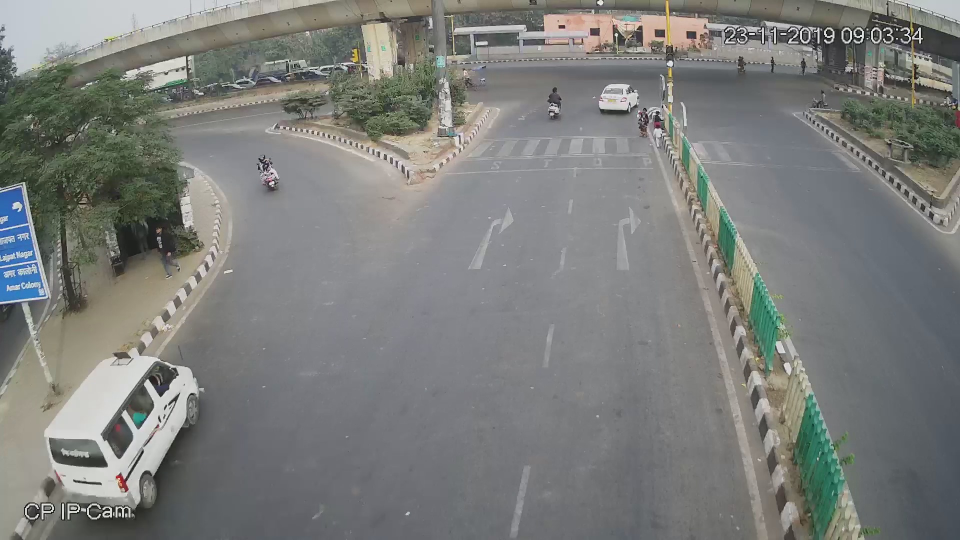
//> input picture requiredimage.jpg, 1920 x 1080 px (shown at 1/2 size)
$ ./method4 100   (built with g++ and OpenCV 4)
//> lines starting //> are read from the running program, lines starting //| are printed output that depends on the picture; pictures that were not available may be replaced by others from this repository, and a replacement may not be noted
#include "opencv2/opencv.hpp"
#include <iostream>
#include <opencv2/highgui/highgui.hpp>
#include <opencv2/imgproc/imgproc.hpp>
#include <opencv2/core/core.hpp>
#include <chrono>
#include <algorithm>
#include <vector>
#include <pthread.h>
#include <cstdlib>
#include <string>
#include <fstream>
#include <mutex>
using namespace std;
using namespace cv;
using namespace std::chrono;
int x ;		//no.of threads
vector<int> queoriginal;
int quemodified[5737];
int arr[100];
struct thread_data {
	int id;
	Mat	im1;
	Mat im2;
};

Mat convertimg(Mat input_img)
{
    Mat gray_img;
    cvtColor(input_img, gray_img, COLOR_BGR2GRAY);
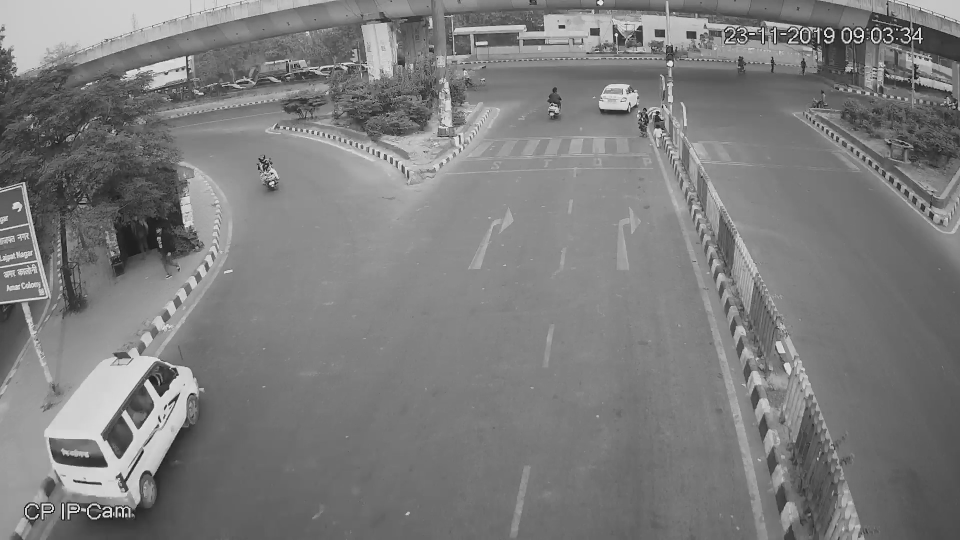
//> gray_img: 1080 rows x 1920 cols, CV_8UC1 (shown at 1/2 size); min 1, max 255, mean 124.6

    vector<Point2f> inputpts;
    inputpts.push_back(Point2f(976, 232));
    inputpts.push_back(Point2f(352, 976));
    inputpts.push_back(Point2f(1520, 1056));
    inputpts.push_back(Point2f(1264, 224));

    vector<Point2f> reqplanepts;
    reqplanepts.push_back(Point2f(472, 52));
    reqplanepts.push_back(Point2f(472, 832));
    reqplanepts.push_back(Point2f(800, 832));
    reqplanepts.push_back(Point2f(800, 52));

    Mat H = findHomography(inputpts, reqplanepts);
    Mat wrap_img;
    warpPerspective(gray_img, wrap_img, H, gray_img.size());
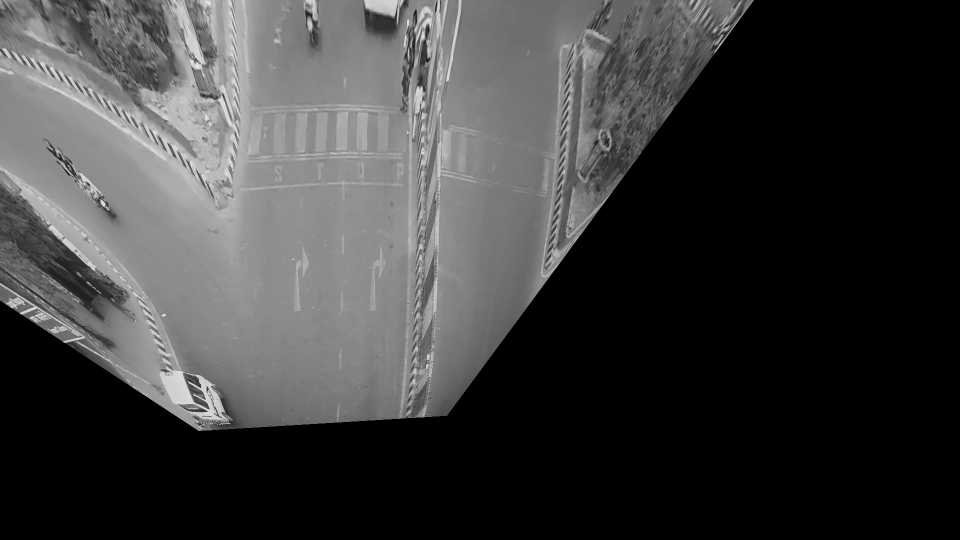
//> wrap_img: 1080 rows x 1920 cols, CV_8UC1 (shown at 1/2 size); min 0, max 244, mean 61.1
    Mat imag_fin;
    Rect crop_region(440, 52, 360, 780);
    imag_fin = wrap_img(crop_region);
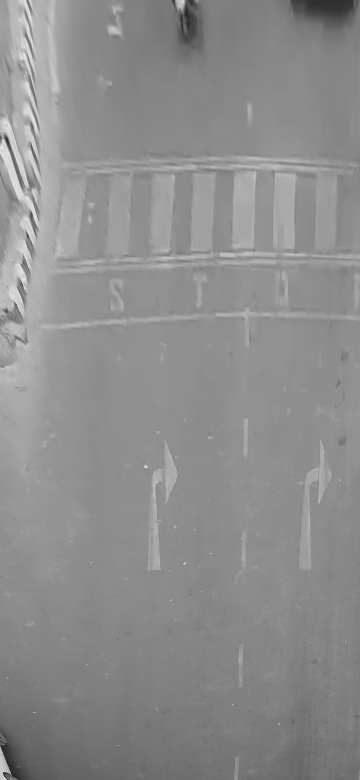
//> imag_fin: 780 rows x 360 cols, CV_8UC1; min 26, max 234, mean 141
    return imag_fin;
}
void *queuedensity(void *thd)
{
    struct thread_data *my_data;
	my_data = (struct thread_data *) thd;
	Mat img1 = my_data->im1;
	Mat img	= my_data->im2;
	int k = my_data->id;
    int ar = 0;
    for (int row = 0; row < 780; row++)
    {
        for (int col = 0; col <360; col++)
        {
            int a = static_cast<int>(img1.at<uchar>(row, col));
            int b = static_cast<int>(img.at<uchar>(row, col));
            if (abs(a - b) > 8) {
                ar = ar + 1;
            }
            else {
                ar = ar;
            }
        }
    }
	arr[k%x]=0;
	quemodified[k] = ar;
	pthread_exit(NULL);
}


void giveerror(int ar){
	double error=0.0;
	int h=1;
	for(int y=1;y<5737;y++){
		double mrate = double((quemodified[y]-quemodified[y-1])*15)/double(ar);
		double orate = double((queoriginal[y]-queoriginal[y-1])*15)/double(ar);
		error=error+abs(mrate-orate);
	}
	error = error/5737;
	double utility = double(10)-(error);
	cout<<"for x="<<x<<" utility is "<< utility<<endl;
}

int main(int argc,char *argv[]) {

	x = stoi(argv[1]);

	string line;
	ifstream fin;
	fin.open("baseline.txt");
	while(getline(fin,line)){
		if(line.size()>0){
			queoriginal.push_back(stoi(line));
		}
	}

	int i = 0;
    int area = 280800;
	auto start = high_resolution_clock::now();
    Mat empty = convertimg(imread("requiredimage.jpg"));
	VideoCapture gap("trafficvideo.mp4");
	if (!gap.isOpened()) {
        cout << "Error opening video stream or file" << endl;
        return -1;
    }
	pthread_t threads[x];
	struct thread_data td[x];
	while (1) {
		int ad=0;
		for(int r=0;r<x;r++){
			arr[r]=-1;
		}
		for(int r=0;r<x;r++){
			ad=r;
            Mat frame;
			gap >> frame;
//> frame is the input picture: 1080 rows x 1920 cols, CV_8UC3; mean B, G, R 123, 125.4, 123.7
			if (frame.empty())
				break;
			Mat que = convertimg(frame);
			td[r].id = i;
			td[r].im1 = que;
			td[r].im2 = empty;
			pthread_create(&threads[r], NULL, queuedensity, (void *)&td[r]);
			i=i+1;
		}
		while(1){
			if(ad=0){
				break;
			}
			int r=0;
			while(r<(ad+1)){
				if(arr[r]==-1){
					break;
				}
				r=r+1;
			}
			if(r==(ad+1)){
				break;
			}

		}
		if(i>(5736)){
			break;
		}
    }
	auto stop = high_resolution_clock::now();

	giveerror(area);

    gap.release();
    destroyAllWindows();

	auto duration = duration_cast<microseconds>(stop - start);
	cout<<"for x= "<<x<< " run time is "<<(duration.count()/1000000)<<" seconds"<<endl;
    return 0;
}
